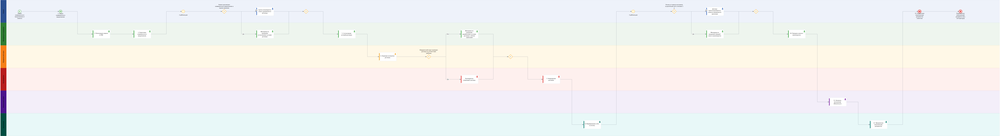
#> input picture projects/survey-automation/visio_tests/template_bpmn_export.png, 1000 x 136 px, shrunk from 14348 x 1951 before the run, found by its file name
$ python zoom_end.py
#> lines starting #> are read from the running program, lines starting #| are printed output that depends on the picture
from PIL import Image

img = Image.open(r'C:\Users\Khvorostov\Desktop\template_bpmn_export.png')
#> img is the input picture: PIL image 1000x136 RGB; mean R, G, B 242, 242, 240.9
w, h = img.size
#> w = 1000; h = 136
print(f"Full: {w}x{h}")
#| Full: 1000x136

# End events area - far right, top lanes (Клиент + Менеджер)
end_area = img.crop((int(w * 0.83), 0, w, int(h * 0.30)))
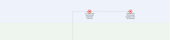
#> end_area: PIL image 170x40 RGB; mean R, G, B 237.2, 242.3, 243.7
end_area.save(r'C:\Users\Khvorostov\Desktop\zoom_end_events.png')
print(f"End events: {end_area.size}")
#| End events: (170, 40)

# First gateway area - zoom in on first gateway and its branches
gw_area = img.crop((int(w * 0.38), 0, int(w * 0.55), int(h * 0.25)))
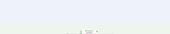
#> gw_area: PIL image 170x34 RGB; mean R, G, B 237.7, 242.7, 245.8
gw_area.save(r'C:\Users\Khvorostov\Desktop\zoom_first_gw.png')
print(f"First GW: {gw_area.size}")
#| First GW: (170, 34)

# First task close-up (blue lane, task 1 area)
task1 = img.crop((int(w * 0.07), 0, int(w * 0.22), int(h * 0.25)))
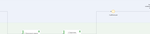
#> task1: PIL image 150x34 RGB; mean R, G, B 237.4, 242.3, 245.3
task1.save(r'C:\Users\Khvorostov\Desktop\zoom_task1.png')
print(f"Task1: {task1.size}")
#| Task1: (150, 34)

$ run again, with projects/survey-automation/visio_tests/visio_logistics.png copied over projects/survey-automation/visio_tests/template_bpmn_export.png
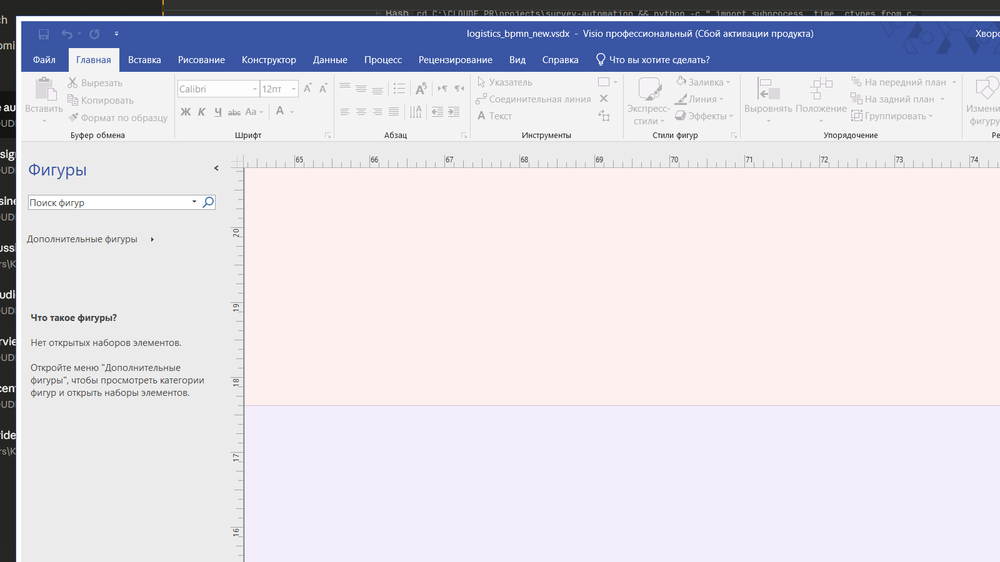
#> input picture projects/survey-automation/visio_tests/visio_logistics.png, 1000 x 562 px, shrunk from 1600 x 900 before the run, found by its file name
#> img is the input picture: PIL image 1000x562 RGB; mean R, G, B 219.6, 216.4, 224.7
#| Full: 1000x562
#| End events: (170, 168)
#> `gw_area = img.crop((int(w * 0.38), 0, int(w * 0.55), int(h * 0.25)))`:
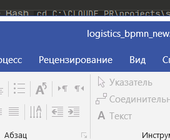
#> gw_area: PIL image 170x140 RGB; mean R, G, B 155.2, 165, 191.9
#| First GW: (170, 140)
#> `task1 = img.crop((int(w * 0.07), 0, int(w * 0.22), int(h * 0.25)))`:
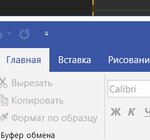
#> task1: PIL image 150x140 RGB; mean R, G, B 161.4, 169.9, 193.5
#| Task1: (150, 140)
